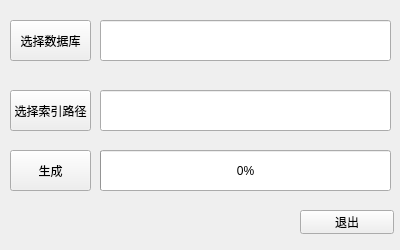
<?xml version="1.0" encoding="UTF-8"?>
<ui version="4.0">
 <class>database</class>
 <widget class="QMainWindow" name="database">
  <property name="geometry">
   <rect>
    <x>0</x>
    <y>0</y>
    <width>400</width>
    <height>250</height>
   </rect>
  </property>
  <property name="windowTitle">
   <string>数据库工具</string>
  </property>
  <widget class="QWidget" name="centralwidget">
   <widget class="QPushButton" name="pushButton">
    <property name="geometry">
     <rect>
      <x>10</x>
      <y>20</y>
      <width>81</width>
      <height>41</height>
     </rect>
    </property>
    <property name="text">
     <string>选择数据库</string>
    </property>
   </widget>
   <widget class="QLineEdit" name="lineEdit">
    <property name="geometry">
     <rect>
      <x>100</x>
      <y>20</y>
      <width>291</width>
      <height>41</height>
     </rect>
    </property>
   </widget>
   <widget class="QPushButton" name="pushButton_2">
    <property name="geometry">
     <rect>
      <x>10</x>
      <y>90</y>
      <width>81</width>
      <height>41</height>
     </rect>
    </property>
    <property name="text">
     <string>选择索引路径</string>
    </property>
   </widget>
   <widget class="QLineEdit" name="lineEdit_2">
    <property name="geometry">
     <rect>
      <x>100</x>
      <y>90</y>
      <width>291</width>
      <height>41</height>
     </rect>
    </property>
   </widget>
   <widget class="QPushButton" name="pushButton_3">
    <property name="geometry">
     <rect>
      <x>10</x>
      <y>150</y>
      <width>81</width>
      <height>41</height>
     </rect>
    </property>
    <property name="text">
     <string>生成</string>
    </property>
   </widget>
   <widget class="QProgressBar" name="progressBar">
    <property name="geometry">
     <rect>
      <x>100</x>
      <y>150</y>
      <width>291</width>
      <height>41</height>
     </rect>
    </property>
    <property name="value">
     <number>0</number>
    </property>
   </widget>
   <widget class="QPushButton" name="pushButton_4">
    <property name="geometry">
     <rect>
      <x>300</x>
      <y>210</y>
      <width>94</width>
      <height>24</height>
     </rect>
    </property>
    <property name="text">
     <string>退出</string>
    </property>
   </widget>
  </widget>
 </widget>
 <resources/>
 <connections>
  <connection>
   <sender>pushButton_4</sender>
   <signal>clicked()</signal>
   <receiver>database</receiver>
   <slot>close()</slot>
   <hints>
    <hint type="sourcelabel">
     <x>346</x>
     <y>221</y>
    </hint>
    <hint type="destinationlabel">
     <x>199</x>
     <y>124</y>
    </hint>
   </hints>
  </connection>
 </connections>
</ui>
